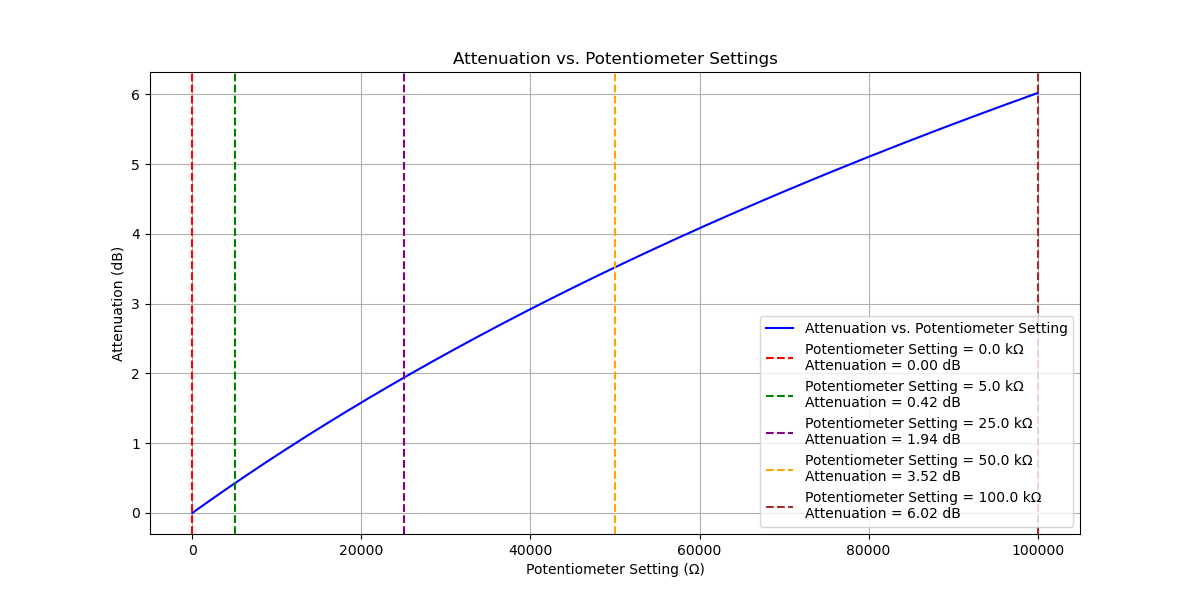

Reproduce this figure in Python.
import matplotlib.pyplot as plt
import numpy as np
import os

# Constants
resistor_value = 100e3  # 100kΩ resistor
potentiometer_settings = [0, 5e3, 25e3, 50e3, 100e3]  # Potentiometer settings in ohms

# Function to calculate attenuation
def calculate_attenuation(pot_value, resistor_value=resistor_value):
    total_resistance = pot_value + resistor_value
    return 20 * np.log10(total_resistance / resistor_value)

# Create an array of potentiometer settings from 0 to 100kΩ
potentiometer_range = np.linspace(0, 100e3, 500)
attenuation_values = [calculate_attenuation(pot_value) for pot_value in potentiometer_range]

# Plotting
plt.figure(figsize=(12, 6))

# Plot attenuation vs. potentiometer settings
plt.plot(potentiometer_range, attenuation_values, label='Attenuation vs. Potentiometer Setting', color='blue')

# Define colors for different potentiometer settings
colors = ['red', 'green', 'purple', 'orange', 'brown']

# Plot specific potentiometer settings
for setting, color in zip(potentiometer_settings, colors):
    att = calculate_attenuation(setting)
    plt.axvline(x=setting, color=color, linestyle='--', label=f'Potentiometer Setting = {setting / 1e3:.1f} kΩ\nAttenuation = {att:.2f} dB')

# Labels and Title
plt.xlabel('Potentiometer Setting (Ω)')
plt.ylabel('Attenuation (dB)')
plt.title('Attenuation vs. Potentiometer Settings')
plt.legend()
plt.grid(True)

# Save the plot as a PNG file with the same name as the script
script_name = os.path.basename(__file__).replace('.py', '.png')
plt.savefig(script_name)

# Show the plot
plt.show()
